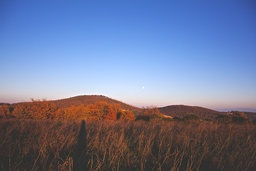
#> input picture images/Hills.jpeg, 256 x 171 px, shrunk from 499 x 333 before the run
$ python SeamCarving.py images/Hills.jpeg 3 out.png
#> lines starting #> are read from the running program, lines starting #| are printed output that depends on the picture; after the words box and inside, x2 and y2 are one past the last pixel; in counts of white or black regions, pixels touching at a corner belong together
#> further down, inputImg is the input picture: shape (171, 256, 3); mean B, G, R 153.6, 121.5, 111.7
import cv2 as cv
import sys
from operator import itemgetter

def SobelEdges(img, kernelSize):
    # Apply sobel operator for x and y axis
#> called with kernelSize = 3
    sobelX = cv.Sobel(img, cv.CV_64F, 1, 0, ksize=kernelSize)
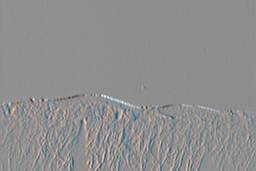
#> sobelX: shape (171, 256, 3) float64; mean B, G, R 0, -0.2, -0.2; drawn with min black and max white
    sobelY = cv.Sobel(img, cv.CV_64F, 0, 1, ksize=kernelSize)
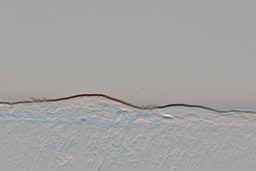
#> sobelY: shape (171, 256, 3) float64; mean B, G, R -6.7, -2.6, -0.3; drawn with min black and max white
    absX = cv.convertScaleAbs(sobelX)
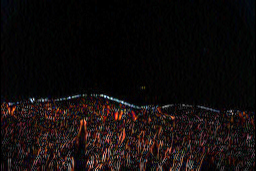
#> absX: shape (171, 256, 3); mean B, G, R 12.3, 12.7, 18
    absY = cv.convertScaleAbs(sobelY)
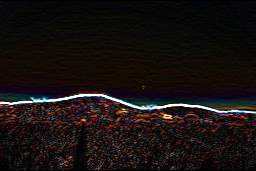
#> absY: shape (171, 256, 3); mean B, G, R 16.7, 18, 23.7

    # Combine the two images
    edges = cv.addWeighted(absX, 0.5, absY, 0.5, 0)

    # Convert to grayscale (for easier use)
    edges = cv.cvtColor(edges, cv.COLOR_BGR2GRAY)
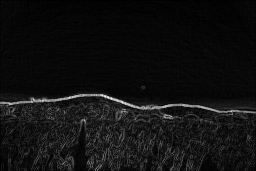
#> edges: shape (171, 256); min 0, max 248, mean 16.9
    return edges

def FindCarvingLine(img, x):
    # Get dimensions of image
    height, width = img.shape

    # Carving line coordinates
    carvingLine = [(0,x)]
    sum = 0

    # Iterate through the image rows
    for i in range(height-1):
        # Get pixel values of neighbours
        values = []
        for neighbourX in range(3):
            neighbourX = x + (neighbourX - 1)
            if neighbourX >= 0 and neighbourX < width:
                neighbourCoordinates = (i+1, neighbourX)
                neighbourValue = img[neighbourCoordinates]
                values.append([neighbourValue, neighbourX])

        # Choose neighbour with lowest value
        lowest = [255, -1]
        for neighbour in values:
            if neighbour[0] <= lowest[0]:
                lowest = neighbour

        # Add to sum
        sum = sum + lowest[0]

        # Repeat with new coordinates
        carvingLine.append((i+1, lowest[1]))
        x = lowest[1]

    # Return the line and the sum
    return carvingLine, sum

def ShiftPixels(x, y, width, img):
    if x+1 < width:
        img[y, x] = img[y, x+1]
        img = ShiftPixels(x+1, y, width, img)
    return img

def RemovePoints(line, img):
    # Create copy image
    copy = img.copy()

    # Get image dimensions
    height, width = img.shape[:2]

    # Get x,y of each point
    for point in line[0]:
        y = point[0]
        x = point[1]

        # Shift neighbouring pixels to the left (if applicable)
        copy = ShiftPixels(x,y,width,copy)

    # Remove last collumn
    copy = copy[0:height, 0:width-1]

    return copy

def Resize(img, newWidth):
    # Create copy so a comparison is possible
    img = img.copy()

    # Edge detection
    sobelEdges = SobelEdges(img, 3)
    cannyEdges = cv.Canny(img, 100, 200)
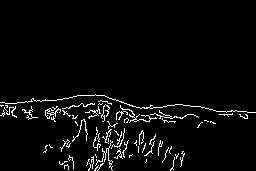
#> cannyEdges: shape (171, 256); 3.8% white in thin lines or dots, all inside (x1, y1, x2, y2) = (0, 94, 256, 171)
    edges = cv.addWeighted(sobelEdges, 0.5, cannyEdges, 0.5, 0)
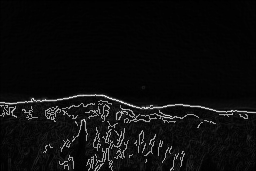
#> edges: shape (171, 256); min 0, max 252, mean 13.3

    # Generate all carving lines
    imgWidth = edges.shape[1]
#> imgWidth = 256
    carvingLines = []
    for x in range(imgWidth):
        line, sum = FindCarvingLine(edges, x)
        carvingLines.append((line, sum))
#> this loop made 256 passes
#> sum on passes 1 to 3: 1084, 1084, 1453
#> after the loop, carvingLines = 256 items

    # Sort by sum
    carvingLines = sorted(carvingLines, key=itemgetter(1))

    # Calculate the amount of lines needed to remove
    lineCount = imgWidth - newWidth
#> lineCount = 253

    #... and remove those lines from the picture
    for i in range(lineCount):
        img = RemovePoints(carvingLines[i], img)

    return img

if len(sys.argv) == 4:
    input = sys.argv[1]
    newWidth = int(sys.argv[2])
    output = sys.argv[3]

    inputImg = cv.imread(input)
    outputImg = Resize(inputImg, newWidth)
    cv.imwrite(output, outputImg)
else:
    print("USAGE: python3 SeamCarving.py pathToInput newWidth pathToOutput")
